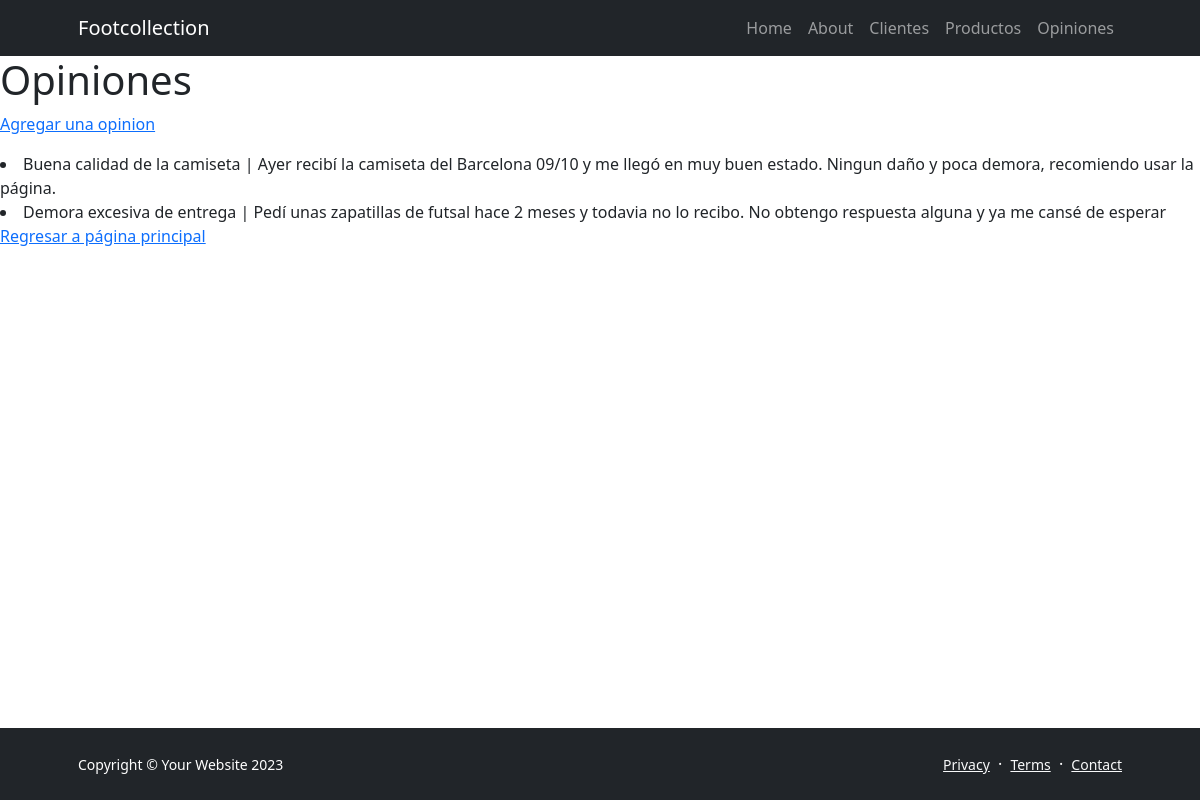
The app's page /opiniones/ with its own data.
### Opiniones/models.py (models this page shows, shortened)
class Opinion(models.Model):
    titulo = models.CharField(max_length=200)
    reseña = models.CharField(max_length=100000000)

### Opiniones/views.py (the view)
# urls.py: path("", views.home, name="home"),
def home(request):
    query = models.Opinion.objects.all()
    context = {"opiniones": query}
    return render(request, "Opiniones/index.html", context)

### Opiniones/templates/Opiniones/index.html
{% extends 'core/base.html' %}
{% block title %}
    <h1>Opiniones</h1>
{% endblock title %}<h1>Opiniones</h1>
{% block contenido %}
    <p><a href="{% url 'Opiniones:agregaropinion' %}">Agregar una opinion</a></p>
    {% for opinion in opiniones %}
        <li>
            {{opinion.titulo}} | {{opinion.reseña}}
        </li>
    {% endfor %}
    <p><a href="{% url 'core:home' %}">Regresar a página principal</a></p>
{% endblock contenido %}

### records on screen
Opinion: titulo "Buena calidad de la camiseta", reseña "Ayer recibí la camiseta del Barcelona 09/10 y me llegó en muy buen estado. Ningun daño y poca demora, recomiendo usar la página."
Opinion: titulo "Demora excesiva de entrega", reseña "Pedí unas zapatillas de futsal hace 2 meses y todavia no lo recibo. No obtengo respuesta alguna y ya me cansé de esperar"
